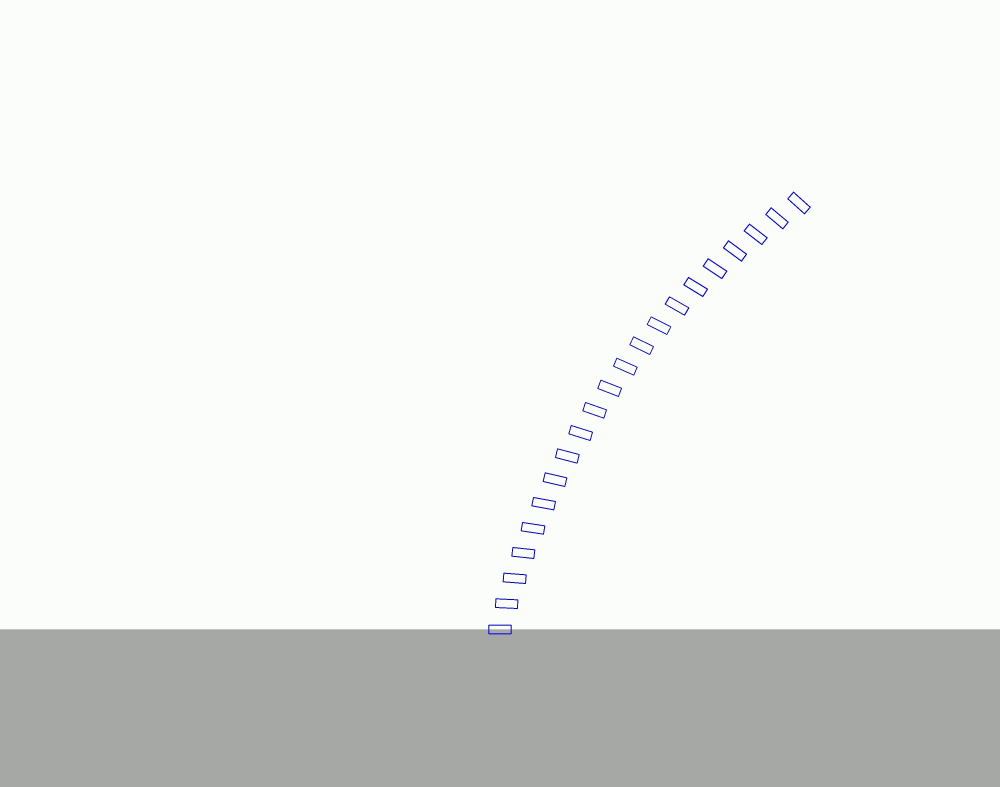
#> input picture videos/ns-1/frames_folder/frame108.jpg, 3000 x 2360 px (shown at 1/3 size)
$ python videos_test_trajectory.py
#> lines starting #> are read from the running program, lines starting #| are printed output that depends on the picture; after the words box and inside, x2 and y2 are one past the last pixel; in counts of white or black regions, pixels touching at a corner belong together; pictures that were not available may be replaced by others from this repository, and a replacement may not be noted
### soft_manipulator_curve_fitting.py
import cv2
import os
import numpy as np
from scipy.interpolate import splprep, splev
from utils import frame_capture, order_points

def get_task_pose(video_path, ppm):

    # Path to video file
#> called with video_path = 'videos/ns-1_pac_video_ppt/frame108.jpg', ppm = 8289.9
    vidObj = cv2.VideoCapture(video_path)
    # Read first image frame
    success, original_image = vidObj.read()
#> original_image is the input picture: shape (2360, 3000, 3); mean B, G, R 232.9, 235.6, 233.6
    count = 0

    # # Load video and extract frames
    # frame_extraction = True
    # if frame_extraction:
    #     frame_capture(video_path, frames_folder)

    # # Check the number of frames
    # num_frames = len([name for name in os.listdir('frame_files') if os.path.isfile(os.path.join('frame_files', name))])

    # Initialize variable to store the pose along the N points for M frames
    poses_trajectory = []
    # for img_id in range(num_frames):
    while success:
        # print('Image:' + str(img_id))
        # # Load the image
        # original_image = cv2.imread('frame_files/frame%d.jpg' % img_id)

        print('Image:' + str(count))

        # [8 lines of commented-out code are left out]
        gray = cv2.cvtColor(original_image, cv2.COLOR_BGR2GRAY)

        # Thresholding to segment the soft manipulator
        _, thresh = cv2.threshold(gray, 127, 255, cv2.THRESH_BINARY)
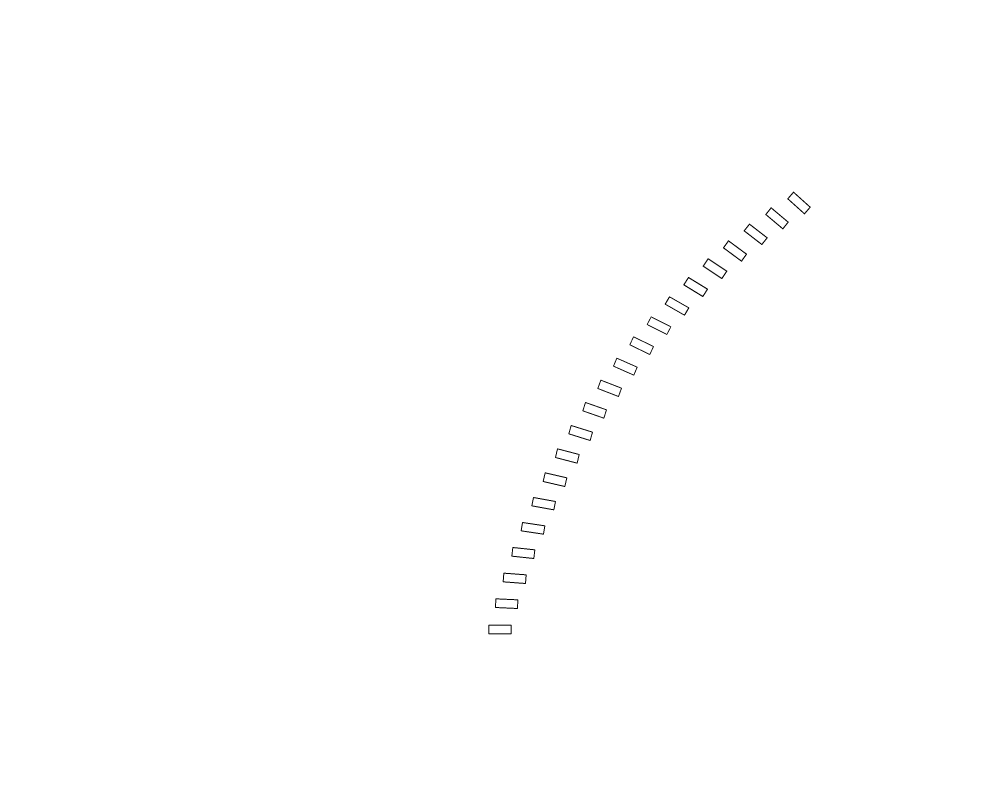
#> thresh: shape (2360, 3000) (shown at 1/3 size); 99.8% white; 21 black regions, largest, box (x1, y1, x2, y2) and area: (2108, 775, 2182, 837) 622, (2050, 831, 2124, 891) 622, (2169, 721, 2241, 785) 614

        thresh = 255 - thresh
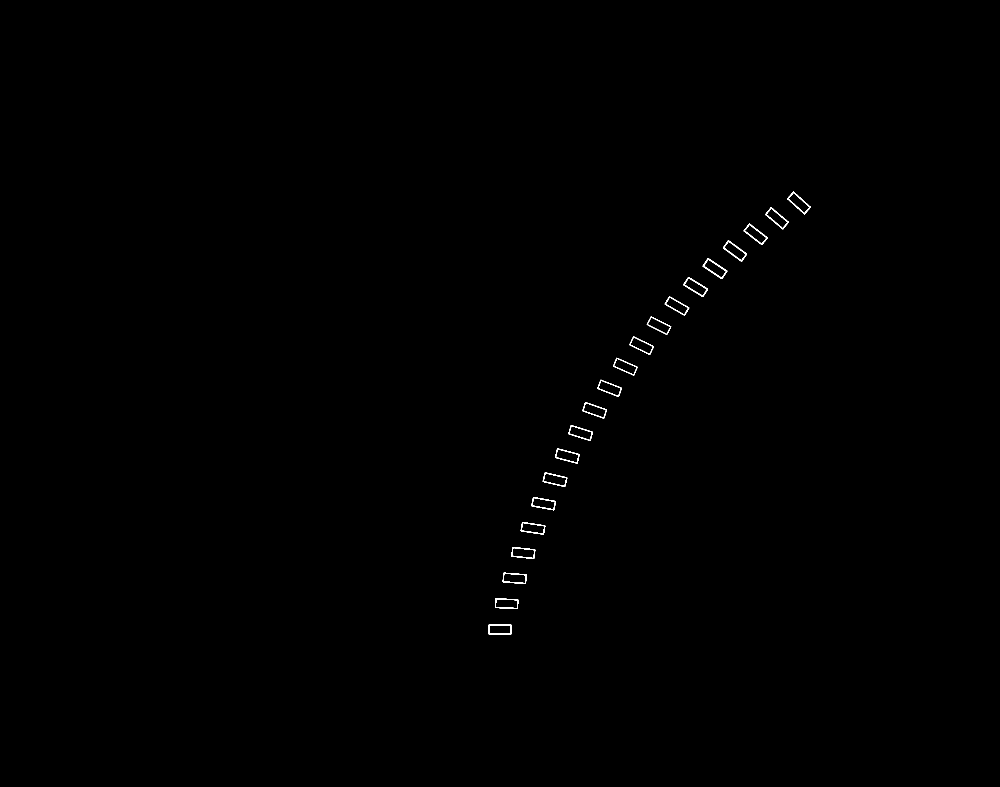
#> thresh: shape (2360, 3000) (shown at 1/3 size); 0.16% white; 21 white regions

        # [6 lines of commented-out code are left out]

        contours, hierarchy = cv2.findContours(thresh, cv2.RETR_EXTERNAL, cv2.CHAIN_APPROX_SIMPLE)
#> contours = 21 contours; largest, box (x1, y1, x2, y2) and area: (2108, 775, 2182, 837) 2025, (2362, 575, 2432, 643) 1999, (2050, 831, 2124, 891) 1980, (1665, 1345, 1739, 1391) 1972, (2169, 721, 2241, 785) 1972
        contours = [c for c in contours if (cv2.contourArea(c) > 500 and cv2.contourArea(c) < 8000)]

        # [26 lines of commented-out code are left out]

        rect_list = [cv2.minAreaRect(c) for c in contours]
#> rect_list = 21 items
        box_list = [np.int0(cv2.boxPoints(rect)) for rect in rect_list]
#> box_list = 21 items
        poses_frame = [
            np.array([
                (rect[0][0] - original_image.shape[1]//2)/ppm, # x
                # ((1-0.2)*original_image.shape[0] - rect[0][1])/ppm, # y
                ((1-0.37)*original_image.shape[0] - rect[0][1])/ppm, # y
                rect[2]
            ]) for rect in rect_list
        ]
#> poses_frame = 21 items, first 6: [-6.03e-05, -0.0484, -90], [0.00235, -0.039, -87.4], [0.00525, -0.0299, -85.71], [0.00838, -0.0207, -83.93], [0.0119, -0.0118, -81.47], [0.0157, -0.00286, -79.7]

        # [9 lines of commented-out code are left out]
        d = np.linalg.norm(np.array(poses_frame)[:,:2] - np.array([0,0]), axis=1)
#> d = 21 values, max 0.151 at index 20, min 0.016 at index 5, mean 0.0687
        # sorted_indices = np.argsort(d)
        # indices_positive_y = [idx for idx in sorted_indices if np.array(poses_frame)[idx,1] > 0]
        # put the rectangles in correct order
        new_poses_frame, new_idx_order = order_points(poses_frame, ind=np.argmin(d))

        box_list[:] = [box_list[i] for i in new_idx_order]
        rect_list[:] = [rect_list[i] for i in new_idx_order]

        # [16 lines of commented-out code are left out]

        new_poses_frame = np.array(new_poses_frame)
        # new_poses_frame[0,:2] = np.array([0,0]) # the first point should have coordinates [0,0]
        # alpha are the cv2 angles
        alpha = list(new_poses_frame[:,2])
        # theta are the converted angles used for the pose
        theta = [0.0] # the first one is always 0 (base cross section)
        theta_non_right_angles = []
        width_larger = [] # auxiliary variable to check if width is larger than height on the evaluated rectangles
        rotating_anticlockwise = []
        for idx in range(1, new_poses_frame.shape[0]):
            w_i = rect_list[idx][1][0] # width of current rectangle
            h_i = rect_list[idx][1][1] # height of current rectangle
            if theta[idx-1] == 0.0:
                if w_i > h_i: # if width of current rectangle is larger than height
                    extreme_value_index = 0
                    width_larger.append(1)
                else:
                    extreme_value_index = 1
                    width_larger.append(-1)

                theta.append(extreme_value_index*90 - alpha[idx])
                if alpha[idx] != 90.0 and alpha[idx] != 0.0:
                    theta_non_right_angles.append(extreme_value_index*90 - alpha[idx])
            else:
                if alpha[idx] != 90.0 and alpha[idx] != 0.0 and np.sign(w_i-h_i) == width_larger[-1]:
                    theta.append(extreme_value_index*90 - alpha[idx])
                    theta_non_right_angles.append(extreme_value_index*90 - alpha[idx])
                elif alpha[idx] != 90.0 and alpha[idx] != 0.0 and np.sign(w_i-h_i) != width_larger[-1]:
                    # this case means the cross section has surpassed the right angle
                    width_larger.append(np.sign(w_i-h_i))
                    if np.sign(round(theta_non_right_angles[-1]/90)*90 - theta_non_right_angles[-1]) == 1.0: # rotating anticlockwise
                        extreme_value_index = extreme_value_index + 1
                    else: # rotating clockwise
                        extreme_value_index = extreme_value_index - 1

                    theta.append(extreme_value_index*90 - alpha[idx])
                    theta_non_right_angles.append(extreme_value_index*90 - alpha[idx])
                else:
                    theta.append(
                        round(theta[idx-1]/90)*90
                    )

            # [5 lines of commented-out code are left out]


        new_poses_frame[:,2] = np.array(theta)
        poses_trajectory.append(new_poses_frame)

        # Read next image frame
        success, original_image = vidObj.read()
        count += 1

    poses_trajectory = np.array(poses_trajectory)

    # np.save('./data_poses/trajectory_pose.npy', poses_trajectory)

    return poses_trajectory

### utils.py
import cv2
import numpy as np
import matplotlib.pyplot as plt
from matplotlib.animation import FuncAnimation
import matplotlib
matplotlib.rcParams['animation.ffmpeg_path'] = "C:\\Users\\Ricardo Valadas\\Downloads\\ffmpeg-7.0.2-essentials_build\\ffmpeg-7.0.2-essentials_build\\bin\\ffmpeg.exe"
# import matplotlib as mpl
# mpl.rcParams.update(mpl.rcParamsDefault)

# Plotting settings
plt.rc('font', family='serif', serif='Times')
plt.rc('text', usetex=True)
# [7 lines of commented-out code are left out]
string_strains = ['Bending', 'Shear', 'Axial']

# [21 lines left out: function frame_capture, not called in this run]

def order_points(points, ind=0):
#> called with ind = 5
    points_new = [points[ind]]    # initialize a new list of points with the known first point
#> points_new = [[0.0157, -0.00286, -79.7]]
    new_idx_order = [ind]
#> new_idx_order = [5]
    pcurr      = points_new[-1]       # initialize the current point (as the known point)
#> pcurr = [0.0157, -0.00286, -79.7]

    while len(points_new) < len(points):
        d = np.linalg.norm(np.array(points)[:,:2] - pcurr[:2], axis=1)  # distances between pcurr and all other remaining points

        valid_idx_distances = np.where(d > 0)[0] # since pcurr belongs to points, we have to disconsider that (we want the closest point except the current point itself)
        possible_indices = valid_idx_distances[
            np.argpartition(d[valid_idx_distances], 2)[:2] # get the indices of the two closest points
        ]

        if len(points_new) == 1: # the first rectangle has to have positive y-value
            ind = possible_indices[np.array(points)[possible_indices,:][:,1] > 0][0]
            new_idx_order.append(ind)
            points_new.append(points[ind])
        else:
            # check if any of the possible two points are already in the new sorted list
            if (np.setdiff1d(list(possible_indices), new_idx_order, assume_unique=True) == possible_indices).all(): # if none of the two possible indices are in the new sorted list
                ind = valid_idx_distances[d[valid_idx_distances].argmin()] # index of the closest point
                new_idx_order.append(ind)
                points_new.append(points[ind])
            else: # if one of the two possible indices is already of the new sorted list
                ind = np.setdiff1d(list(possible_indices), new_idx_order, assume_unique=True)[0] # add the one that is not
                new_idx_order.append(ind)
                points_new.append(points[ind])

        pcurr  = points_new[-1]               # update the current point
#> this loop made 16 passes
#> (possible_indices, pcurr) on passes 1 to 12: ([6, 4], [0.0198, 0.00583, -77.01]), ([5, 7], [0.0243, 0.0144, -75.38]), ([8, 6], [0.0291, 0.0227, -72.65]), ([7, 9], [0.0342, 0.0309, -70.71]), ([10, 8], [0.0396, 0.0389, -68.84]), ([9, 11], [0.0453, 0.0467, -66.04]), ([12, 10], [0.0512, 0.0543, -64.18]), ([13, 11], [0.0575, 0.0616, -63.43]), ([12, 14], [0.064, 0.0687, -60.26]), ([15, 13], [0.0707, 0.0756, -58.39]), ([14, 16], [0.0777, 0.0822, -56.31]), ([15, 17], [0.085, 0.0886, -53.47])
#> possible_indices on pass 16: [19, 18]
#> after the loop, new_idx_order = [5, 6, 7, 8, 9, 10, 11, 12, 13, 14, 15, 16, 17, 18, 19, 20]; points_new = 16 items, first 6: [0.0157, -0.00286, -79.7], [0.0198, 0.00583, -77.01], [0.0243, 0.0144, -75.38], [0.0291, 0.0227, -72.65], [0.0342, 0.0309, -70.71], [0.0396, 0.0389, -68.84]

    # # remove first entry of `new_idx_order` and reduce all indices by one
    # # (because contour list does not identify the base rectangle)
    # new_idx_order[:] = [(entry - 1) for entry in new_idx_order]
    # new_idx_order.pop(0)
    return points_new, new_idx_order

# [387 lines left out: functions inverse_kinematics, inverse_kinematics_direct, forward_kinematics, compute_task_error, average_lockstep_euclidean_distance, determine_merges, not called in this run]


### videos_test_trajectory.py
import os
import numpy as np
from soft_manipulator_curve_fitting import get_task_pose
import matplotlib.pyplot as plt
from scipy.signal import savgol_filter
from utils import inverse_kinematics, compute_task_error
from segment_merging_algorithm import segment_merging_algorithm

######## Define initial parameters ###########
num_segments = 1
# params = {"l": 1e-1 * np.ones((num_segments,))}
params = {"l": 0.15 * np.ones((num_segments,))}
# params = {"l": np.array([0.05, 0.1, 0.06])}
# params = {"l": np.array([0.07, 0.1])}
params["total_length"] = np.sum(params["l"])
# params = {"l": np.array([1e-1, 5e-2])}
video_height = 2360
video_height = 2860
# video_height = 4360
# ppm = video_height / (1.8 * np.sum(params["l"]))
ppm = video_height / (2.3 * np.sum(params["l"]))
# small number to avoid singularities on IK and FK
eps = 1e-7
# threshold for merging segments
# threshold = 0.068#0.064
threshold = 0.2
##############################################
# string of strains for plotting
string_strains = ['Bending', 'Shear', 'Axial']

# STEP 1: Check videos and actuation
videos_folder = f"videos/ns-{num_segments}_high_shear_stiffness/"
videos_folder = f"videos/ns-{num_segments}_noise_larger/"
videos_folder = f"videos/ns-{num_segments}_end-to-end/"
videos_folder = f"videos/ns-{num_segments}_video_ppt/"
videos_folder = f"videos/ns-{num_segments}_pac_video_ppt/"
# [6 lines of commented-out code are left out]
video_names = [name for name in os.listdir(videos_folder) if os.path.isfile(os.path.join(videos_folder, name))]

# Compute kinematic error metrics and generate video for test trajectory
# STEP 1: Get the configurations assuming the determined Kinematic model
#> (the run stopped early here; a loop or call above may not have finished)

$ run again, on videos/ns-1/frames_folder/frame123.jpg
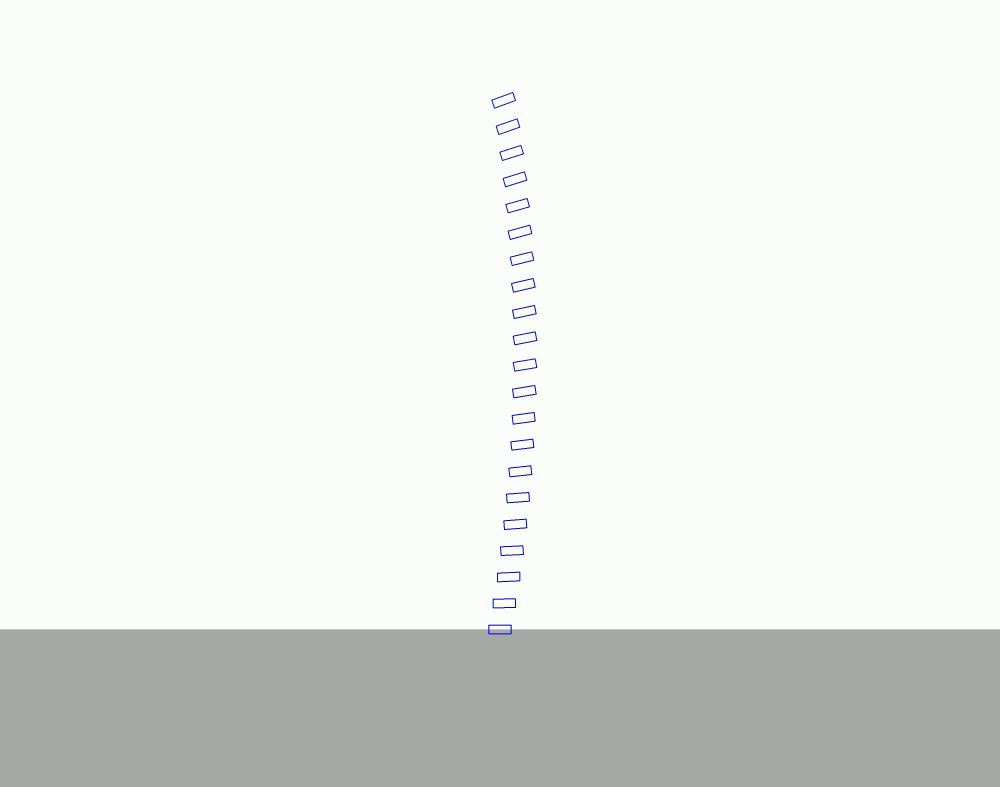
#> input picture videos/ns-1/frames_folder/frame123.jpg, 3000 x 2360 px (shown at 1/3 size)
#> in get_task_pose, original_image is the input picture: shape (2360, 3000, 3); mean B, G, R 232.9, 235.6, 233.6
#> in get_task_pose, `_, thresh = cv2.threshold(gray, 127, 255, cv2.THRESH_BINARY)`:
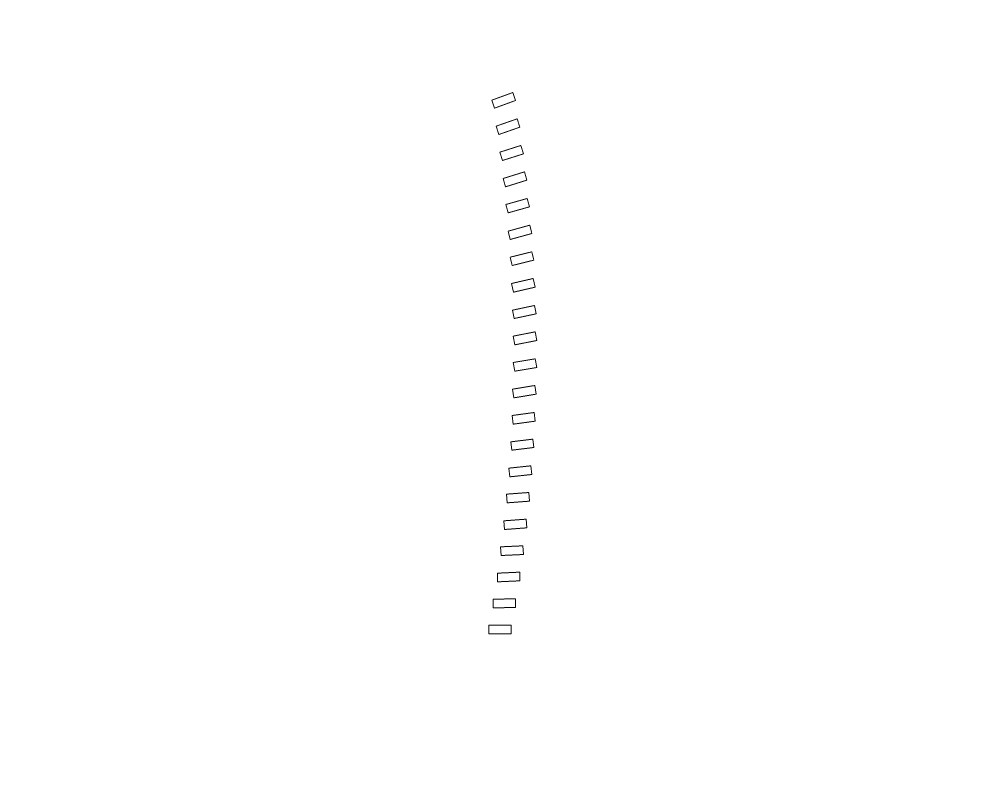
#> thresh: shape (2360, 3000) (shown at 1/3 size); 99.8% white; 21 black regions, largest, box (x1, y1, x2, y2) and area: (1518, 1476, 1590, 1510) 554, (1510, 1556, 1582, 1590) 554, (1500, 1636, 1572, 1668) 554
#> in get_task_pose, `thresh = 255 - thresh`:
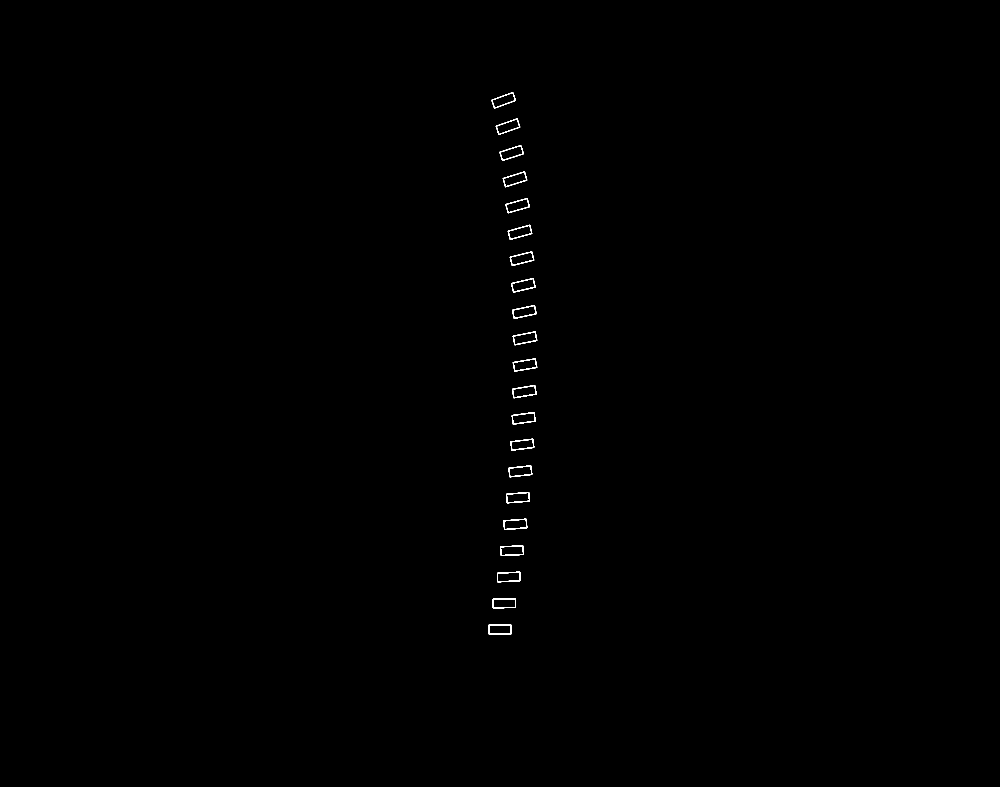
#> thresh: shape (2360, 3000) (shown at 1/3 size); 0.16% white; 21 white regions
#> contours = 21 contours; largest, box (x1, y1, x2, y2) and area: (1536, 1155, 1610, 1195) 1972, (1533, 834, 1607, 878) 1964, (1538, 994, 1612, 1036) 1963, (1538, 1075, 1612, 1115) 1945, (1510, 1556, 1582, 1590) 1940
#> rect_list = 21 items
#> poses_frame = 21 items, first 6: [-6.03e-05, -0.0484, -90], [0.00151, -0.0389, -90], [0.00308, -0.0294, -2.6], [0.00428, -0.0199, -2.6], [0.00549, -0.0103, -4.29], [0.00645, -0.000688, -4.29]
#> d = 21 values, max 0.143 at index 20, min 0.00649 at index 5, mean 0.0622
#> in order_points, `points_new = [points[ind]]`: points_new = [[0.00645, -0.000688, -4.29]]
#> in order_points, `new_idx_order = [ind]`: new_idx_order = [5]
#> in order_points, `pcurr      = points_new[-1]`: pcurr = [0.00645, -0.000688, -4.29]
#> the loop in order_points, `while len(points_new) < len(points):` made 16 passes
#> (possible_indices, pcurr) on passes 1 to 8: ([6, 4], [0.0073, 0.00884, -6.07]), ([5, 7], [0.00802, 0.0185, -6.91]), ([8, 6], [0.0085, 0.028, -7.77]), ([7, 9], [0.00875, 0.0377, -9.46]), ([8, 10], [0.00899, 0.0473, -9.46]), ([11, 9], [0.00899, 0.057, -11.04]), ([12, 10], [0.00875, 0.0665, -11.98]), ([11, 13], [0.00838, 0.0762, -12.99])
#> after the loop in order_points, `while len(points_new) < len(points):`: new_idx_order = [5, 6, 7, 8, 9, 10, 11, 12, 13, 14, 15, 16, 17, 18, 19, 20]; points_new = 16 items, first 6: [0.00645, -0.000688, -4.29], [0.0073, 0.00884, -6.07], [0.00802, 0.0185, -6.91], [0.0085, 0.028, -7.77], [0.00875, 0.0377, -9.46], [0.00899, 0.0473, -9.46]
